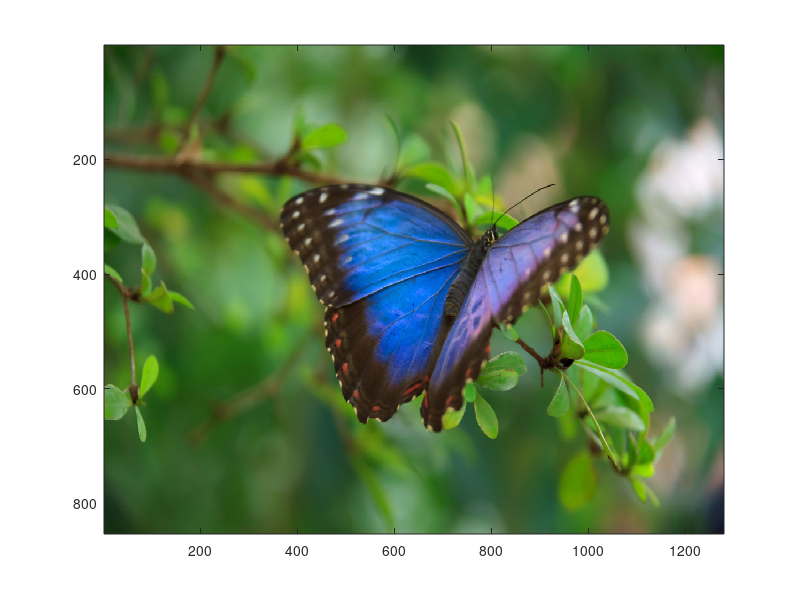

The MATLAB source for this figure:
load image_morpho.mat

%loop over the odd rows
for i = 1:2:853
    %loop over even columns
    for j = 2:2:1279
        %for every odd row and even column
        G(i,j) = (G(i,j-1) + G(i,j+1))/2;
    end
    %loop over odd columns
    for j = 3:2:1280
        %for every odd row and odd column
        B(i,j) = (B(i,j-1) + B(i,j+1))/2;
    end
end

%loop over the even rows
for i = 2:2:853
    %loop over even columns
    for j = 2:2:1279
        %for every even row and even column
        B(i,j) = (B(i,j-1) + B(i,j+1))/2;
    end
    %loop over odd columns
    for j = 3:2:1280
        %for every even row and odd column
        G(i,j) = (G(i,j-1) + G(i,j+1))/2;
    end
end

%display image
img = cat(3,R,G,B);
image(img)
